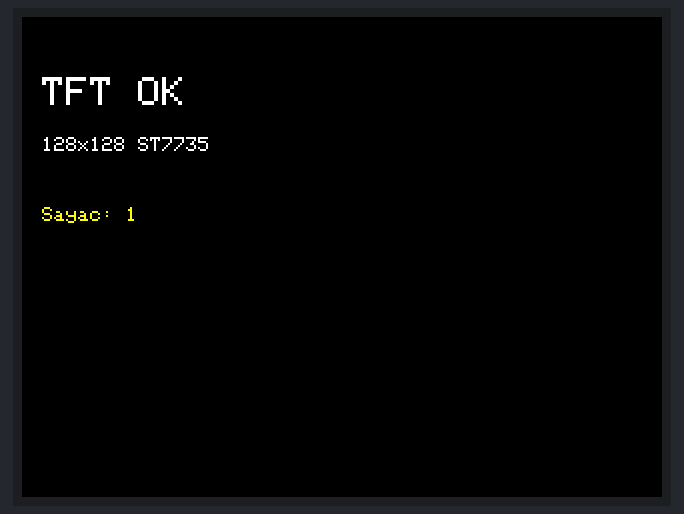
A sketch run on a simulated ESP32. Shown: 320×240 colour display. What the sketch prints to the serial monitor is not drawn.

Above: at 5.5 s.

The sketch:

tft_test.ino
```cpp
/*
 * TFT TEST SKETCH — sadece ekran tanisi icin
 *
 * Bagli baska bir sey OLMASIN. Sadece ESP32 + TFT + USB.
 *
 * Pinler User_Setup.h'tan okunur:
 *   CS=17 DC=33 RST=32 MOSI=23 SCLK=18
 *   VCC=3V3, GND=GND, LED/BL=3V3
 *
 * Bekleneni: Renkler degisir, "TFT OK" yazisi cikar.
 * Hepsi beyaz kalirsa: modul olu veya kablo swap.
 */

#include <SPI.h>
#include <TFT_eSPI.h>

TFT_eSPI tft = TFT_eSPI();

void setup() {
  Serial.begin(115200);
  delay(500);
  Serial.println("\n=== TFT TEST BASLIYOR ===");

  Serial.println("[1] tft.init()");
  tft.init();

  Serial.println("[2] setRotation(1)");
  tft.setRotation(1);

  Serial.println("[3] Kirmizi");
  tft.fillScreen(TFT_RED);
  delay(1500);

  Serial.println("[4] Yesil");
  tft.fillScreen(TFT_GREEN);
  delay(1500);

  Serial.println("[5] Mavi");
  tft.fillScreen(TFT_BLUE);
  delay(1500);

  Serial.println("[6] Siyah + yazi");
  tft.fillScreen(TFT_BLACK);
  tft.setTextColor(TFT_WHITE, TFT_BLACK);
  tft.setTextSize(2);
  tft.setCursor(10, 30);
  tft.println("TFT OK");
  tft.setTextSize(1);
  tft.setCursor(10, 60);
  tft.println("128x128 ST7735");

  Serial.println("=== TEST BITTI ===");
}

void loop() {
  // Her 3 saniyede ekranin tepesinde sayac
  static uint32_t lastMs = 0;
  static int counter = 0;
  if (millis() - lastMs > 1000) {
    lastMs = millis();
    counter++;
    tft.fillRect(10, 90, 100, 20, TFT_BLACK);
    tft.setTextColor(TFT_YELLOW, TFT_BLACK);
    tft.setTextSize(1);
    tft.setCursor(10, 95);
    tft.print("Sayac: ");
    tft.print(counter);
    Serial.print("Sayac: ");
    Serial.println(counter);
  }
}
```
